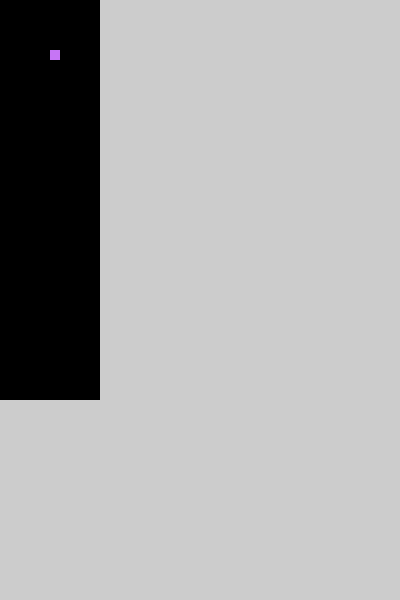
Frame 1 (no input)
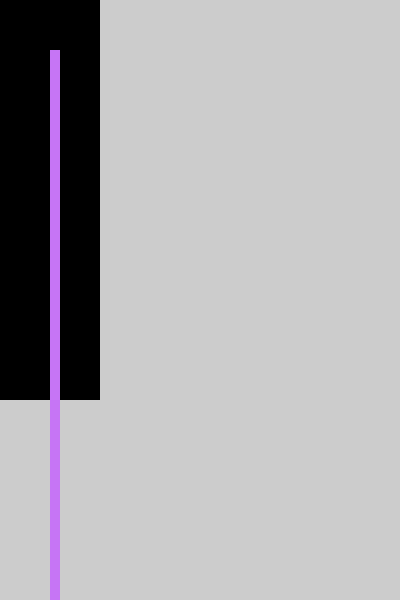
Frame 60 (the mouse pressed at the canvas centre just before this capture)
Frame 120 (the mouse held since frame 60 and released just before this capture): identical to frame 60, image omitted

The Processing sketch that drew these frames (run headless with seeded random() and noise(); from frame 60 on, the mouse is pressed at the canvas centre):

// Processing sketch: stacker
// ── stacker.pde
import java.util.*;

Tetromino uwu = new Tetromino(5, 5, 2);
HashMap<Integer, RGB> ColorMappings;

void setup() {
  size(400, 600);
  noStroke();

  ColorMappings = new HashMap<Integer, RGB>();
  ColorMappings.put(0, new RGB(0, 0, 0));
  ColorMappings.put(1, new RGB(69, 215, 224));
  ColorMappings.put(2, new RGB(198, 117, 245));
  ColorMappings.put(3, new RGB(255, 191, 14));
  ColorMappings.put(4, new RGB(62, 69, 234));
  ColorMappings.put(5, new RGB(254, 103, 132));
  ColorMappings.put(6, new RGB(102, 255, 129));
  ColorMappings.put(7, new RGB(254, 255, 102));

  int[][] grid = new int[10][40];

  drawArray(grid, ColorMappings);
}

void drawArray(int[][] array, HashMap<Integer, RGB> ColorMappings) {
  float SCALE_FACTOR = 10;
  for (int i = 0; i < array.length; i++) {
    for (int k = 0; k < array[i].length; k++) {
      RGB fillColor = ColorMappings.get(array[i][k]);
      fill(fillColor.R, fillColor.G, fillColor.B);
      rect(i * SCALE_FACTOR, k * SCALE_FACTOR, SCALE_FACTOR, SCALE_FACTOR);
    }
  }
}

int randInt(int lower, int upper) {
  return (int)(Math.random() * (upper - lower + 1));
}

class RGB {
  public int R, G, B;
  RGB(int r, int g, int b) {
    this.R = r;
    this.G = g;
    this.B = b;
  }
}

class Tetromino {
  int x, y, value;
  Tetromino(int x, int y, int value) {
    this.x = x;
    this.y = y;
    this.value = value;
  }
  void render(HashMap<Integer, RGB> ColorMappings) {
    float SCALE_FACTOR = 10;
    RGB fillColor = ColorMappings.get(value);
    fill(fillColor.R, fillColor.G, fillColor.B);
    rect(x * SCALE_FACTOR, y * SCALE_FACTOR, SCALE_FACTOR, SCALE_FACTOR);
  }
  void advance() {
    y++;
  }
}

void draw() {
  uwu.render(ColorMappings);
  uwu.advance();
}
